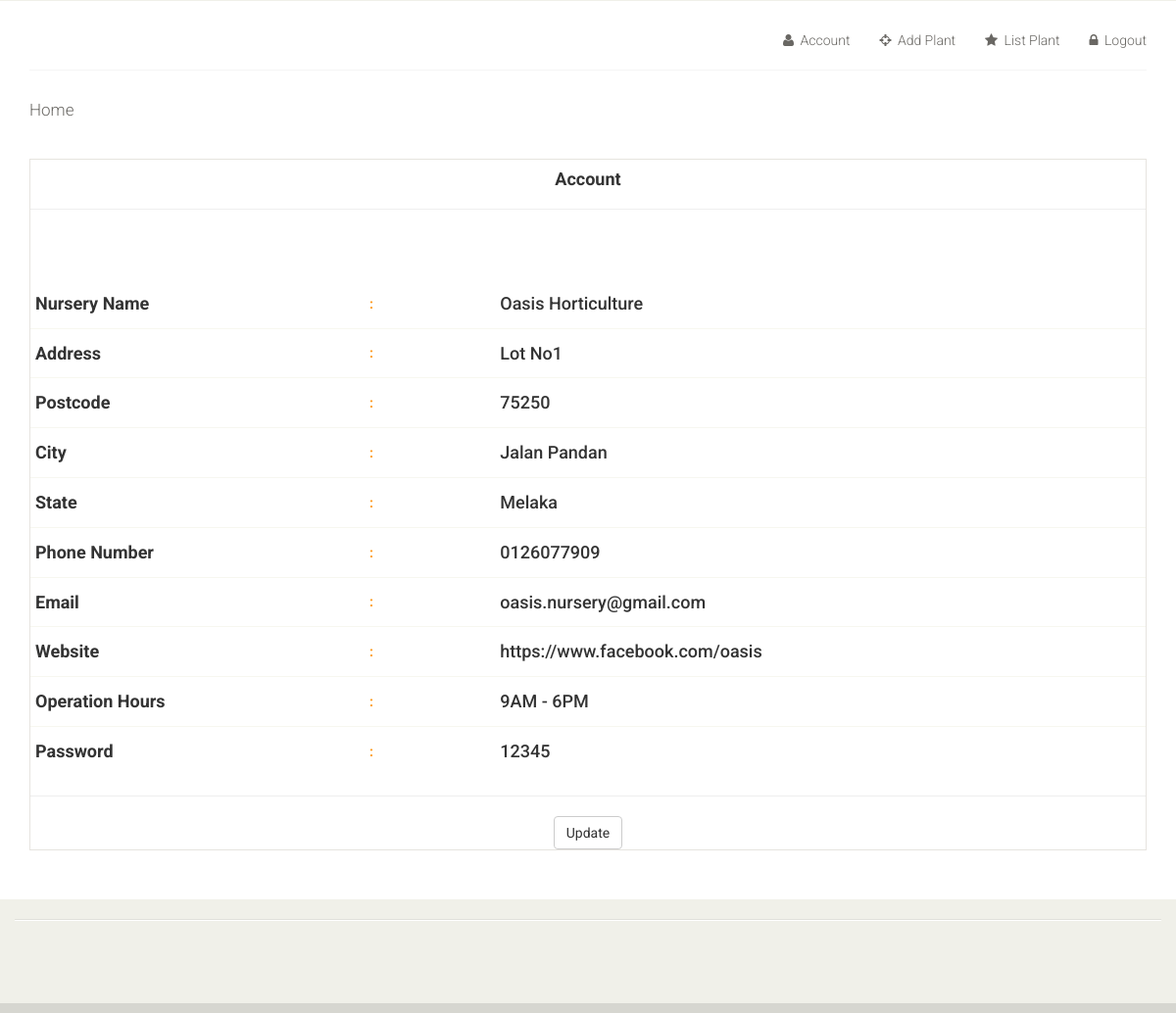
The app's page /account.php (signed in) with its own data.
### tables this page shows
CREATE TABLE `nursery` (
  `nur_id` int(11) NOT NULL,
  `nur_name` varchar(50) DEFAULT NULL,
  `nur_address` varchar(50) DEFAULT NULL,
  `nur_post` int(5) DEFAULT NULL,
  `nur_city` varchar(15) DEFAULT NULL,
  `nur_state` varchar(15) DEFAULT NULL,
  `nur_phone` varchar(12) DEFAULT NULL,
  `nur_email` varchar(30) DEFAULT NULL,
  `nur_web` varchar(50) DEFAULT NULL,
  `nur_operation` varchar(15) DEFAULT NULL,
  `n_password` varchar(10) DEFAULT NULL
);

### account.php (the view, shortened to what this page needs)
<!DOCTYPE html>
<?php
  $conn = Connect();
  $id = $_SESSION['nur_id'];
  $cu = "SELECT * from nursery where nur_id = '$id'";
  $result = mysqli_query($conn, $cu) or die(mysqli_error());
  while($row = mysqli_fetch_array($result)){
	$nur_name = $row['nur_name'];
	$nur_address= $row['nur_address'];
	$nur_post= $row['nur_post'];
	$nur_city= $row['nur_city'];
	$nur_state= $row['nur_state'];
	$nur_phone = $row['nur_phone'];
	$nur_email = $row['nur_email'];
	$nur_web = $row['nur_web'];
	$nur_operation= $row['nur_operation'];
	$n_password = $row['n_password'];
    }
 ?>
<html lang="en">
<head>
    <link href="css/bootstrap.min.css" rel="stylesheet">
    <link href="css/font-awesome.min.css" rel="stylesheet">
    <link href="css/prettyPhoto.css" rel="stylesheet">
    <link href="css/price-range.css" rel="stylesheet">
    <link href="css/animate.css" rel="stylesheet">
	<link href="css/main.css" rel="stylesheet">
	<link href="css/responsive.css" rel="stylesheet">
</head>
<body>
	<header id="header">
		<div class="header-middle">
			<div class="container">
				<div class="row">
					<div class="col-sm-4">
					</div>
					<div class="col-sm-8">
						<div class="shop-menu pull-right">
							<ul class="nav navbar-nav">
								<li><a href="account.php"><i class="fa fa-user"></i> Account</a></li>
								<li><a href="addplant.php"><i class="fa fa-crosshairs"></i> Add Plant</a></li>
								<li><a href="listplant.php"><i class="fa fa-star"></i> List Plant</a></li>
								<li><a href="logout.php"><i class="fa fa-lock"></i> Logout</a></li>
							</ul>
						</div>
					</div>
				</div>
			</div>
		</div>
		<div class="header-bottom">
			<div class="container">
				<div class="row">
					<div class="col-sm-9">
						<div class="mainmenu pull-left">
							<ul class="nav navbar-nav collapse navbar-collapse">
								<li><a href="index0.php">Home</a></li>
							</ul>
						</div>
					</div>
					<div class="col-sm-3">
					</div>
				</div>
			</div>
		</div>
	</header>
	<section id="cart_items">
		<div class="container">
			<div class="table-responsive cart_info">
				<form name="update" action="update0.php" method="post">
				<table class="table table-condensed">
					<thead>
						<tr>
							<center><h4><b>Account</b></h4></center>
						</tr>
					</thead>
					<hr>
					<tbody>
						<tr>
							<td><h4><p><b><?php echo 'Nursery Name'; ?></b></p></h4></td>
								<td><b><font color="#FE980F">: &nbsp &nbsp &nbsp &nbsp &nbsp &nbsp</font></b></td>
								<td><p><h4><?php echo $nur_name; ?></h4></p></td>
						</tr>
						<tr>
							<td><h4><p><b><?php echo 'Address'; ?></b></p></h4></td>
								<td><b><font color="#FE980F">:</font></b></td>
								<td><p><h4><?php echo $nur_address; ?></h4></p></td>
						</tr>
						<tr>
							<td><h4><p><b><?php echo 'Postcode'; ?></b></p></h4></td>
								<td><b><font color="#FE980F">: &nbsp &nbsp &nbsp &nbsp &nbsp &nbsp</font></b></td>
								<td><p><h4><?php echo $nur_post; ?></h4></p></td>
						</tr>
						<tr>
							<td><h4><p><b><?php echo 'City'; ?></b></p></h4></td>
								<td><b><font color="#FE980F">: &nbsp &nbsp &nbsp &nbsp &nbsp &nbsp</font></b></td>
								<td><p><h4><?php echo $nur_city; ?></h4></p></td>
						</tr>
						<tr>
							<td><h4><p><b><?php echo 'State'; ?></b></p></h4></td>
								<td><b><font color="#FE980F">: &nbsp &nbsp &nbsp &nbsp &nbsp &nbsp</font></b></td>
								<td><p><h4><?php echo $nur_state; ?></h4></p></td>
						</tr>
						<tr>
							<td><h4><p><b><?php echo 'Phone Number'; ?></b></p></h4></td>
								<td><b><font color="#FE980F">: &nbsp &nbsp &nbsp &nbsp &nbsp &nbsp</font></b></td>
								<td><p><h4><?php echo $nur_phone; ?></h4></p></td>
						</tr>
						<tr>
							<td><h4><p><b><?php echo 'Email'; ?></b></p></h4></td>
								<td><b><font color="#FE980F">: &nbsp &nbsp &nbsp &nbsp &nbsp &nbsp</font></b></td>
								<td><p><h4><?php echo $nur_email; ?></h4></p></td>
						</tr>
						<tr>
							<td><h4><p><b><?php echo 'Website'; ?></b></p></h4></td>
								<td><b><font color="#FE980F">: &nbsp &nbsp &nbsp &nbsp &nbsp &nbsp</font></b></td>
								<td><p><h4><?php echo $nur_web; ?></h4></p></td>
						</tr>
						<tr>
							<td><h4><p><b><?php echo 'Operation Hours'; ?></b></p></h4></td>
								<td><b><font color="#FE980F">: &nbsp &nbsp &nbsp &nbsp &nbsp &nbsp</font></b></td>
								<td><p><h4><?php echo $nur_operation; ?></h4></p></td>
						</tr>
						<tr>
							<td><h4><p><b><?php echo 'Password'; ?></b></p></h4></td>
								<td><b><font color="#FE980F">: &nbsp &nbsp &nbsp &nbsp &nbsp &nbsp</font></b></td>
								<td><p><h4><?php echo $n_password; ?></h4></p></td>
						</tr>
					</tbody>
				</table>
				<hr>
				<center><button type="submit" name="Submit" class="btn btn-default">Update</button>
						</center>
				</form>
			</div>
		</div>
	</section>
	<footer id="footer">
		<div class="footer-top">
			<div class="container">
			</div>
		</div>
		<div class="footer-widget">
			<div class="container">
				<div class="row">
					<div class="col-sm-2">
					</div>
					<div class="col-sm-2">
					</div>
					<div class="col-sm-2">
					</div>
					<div class="col-sm-2">
					</div>
					<div class="col-sm-3 col-sm-offset-1">
					</div>
				</div>
			</div>
		</div>
		<div class="footer-bottom">
		</div>
	</footer>
</body>
</html>

### css/main.css (style rules this page uses)
body { font-family: 'Roboto', sans-serif; background:; position: relative; font-weight:400px; }
ul li { list-style: none; }
a { -webkit-transition: 300ms; -moz-transition: 300ms; -o-transition: 300ms; transition: 300ms; }
h1, h2, h3, h4, h5, h6 { font-family: 'Roboto', sans-serif; }
.header-middle .container .row { border-bottom: 1px solid #f5f5f5; margin-left: 0; margin-right: 0; padding-bottom: 20px; padding-top: 20px; }
.header-middle .container .row .col-sm-4 { padding-left: 0; }
.header-middle .container .row .col-sm-8 { padding-right:0; }
.shop-menu ul li { display:inline-block; padding-left: 15px; padding-right: 15px; }
.shop-menu ul li:last-child { padding-right: 0; }
.shop-menu ul li a { background: #FFFFFF; color: #696763; font-family: 'Roboto', sans-serif; font-size: 14px; font-weight: 300; padding:0; padding-right: 0; margin-top: 10px; }
.shop-menu ul li a i { margin-right:3px; }
.header-bottom { padding-bottom: 30px; padding-top: 30px; }
.navbar-collapse.collapse { padding-left: 0; }
.mainmenu ul li { padding-right: 15px; padding-left: 15px; }
.mainmenu ul li:first-child { padding-left: 0px; }
.mainmenu ul li a { color: #696763; font-family: 'Roboto', sans-serif; font-size: 17px; font-weight: 300; padding: 0; padding-bottom: 10px; }
#footer { background: #F0F0E9; }
.footer-top .container { border-bottom: 1px solid #E0E0DA; padding-bottom: 20px; }
.footer-widget { margin-bottom: 68px; }
.footer-widget .container { border-top: 1px solid #FFFFFF; padding-top: 15px; }
.footer-bottom { background: #D6D6D0; padding-top: 10px; }
#cart_items .cart_info { border: 1px solid #E6E4DF; margin-bottom: 50px }
#cart_items .cart_info .table.table-condensed thead tr { height: 51px; }
#cart_items .cart_info .table.table-condensed tr { border-bottom: 1px solid#F7F7F0 }
#cart_items .cart_info .table.table-condensed tr:last-child { border-bottom: 0 }
.cart_info table tr td { border-top: 0 none; vertical-align: inherit; }

### records on screen
nursery: nur_name "Oasis Horticulture", nur_address "Lot No1", nur_post "75250", nur_city "Jalan Pandan", nur_state "Melaka", nur_phone "0126077909", nur_email "oasis.nursery@gmail.com", nur_web "https://www.facebook.com/oasis", nur_operation "9AM - 6PM", n_password "12345"
